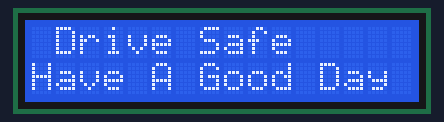
The sketch below on a simulated ESP8266 (NodeMCU). Shown: 16×2 character LCD. What the sketch prints to the serial monitor is not drawn.

Above: at 0.2 s.
At 1.2 s:
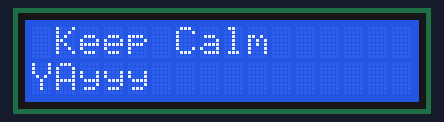

The sketch:

lcdtry1.ino
```cpp
#include <LiquidCrystal_I2C.h>
#include<Wire.h>

// Construct an LCD object and pass it the
// I2C address, width (in characters) and
// height (in characters). Depending on the
// Actual device, the IC2 address may change.
LiquidCrystal_I2C lcd(0x3F, 16, 2);

void setup() {

   Wire.begin(D6,D7);
  lcd.begin(16,2);
  lcd.init();
  lcd.backlight();
}

void loop() {
  lcd.setCursor(1,0);
  lcd.print("Drive Safe");
  lcd.setCursor(0, 1);
  lcd.print("Have A Good Day");
  delay(1000);
  lcd.clear();
  lcd.setCursor(1,0);
  lcd.print("Keep Calm");
  lcd.setCursor(0, 1);
  lcd.print("YAyyy");
  while(1)
  {
    Serial.print("Done");
  }

}
```
